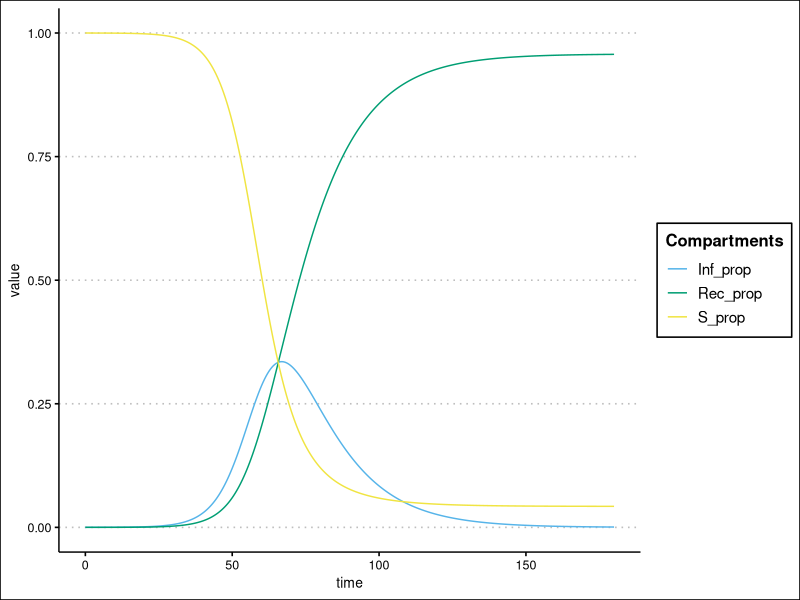
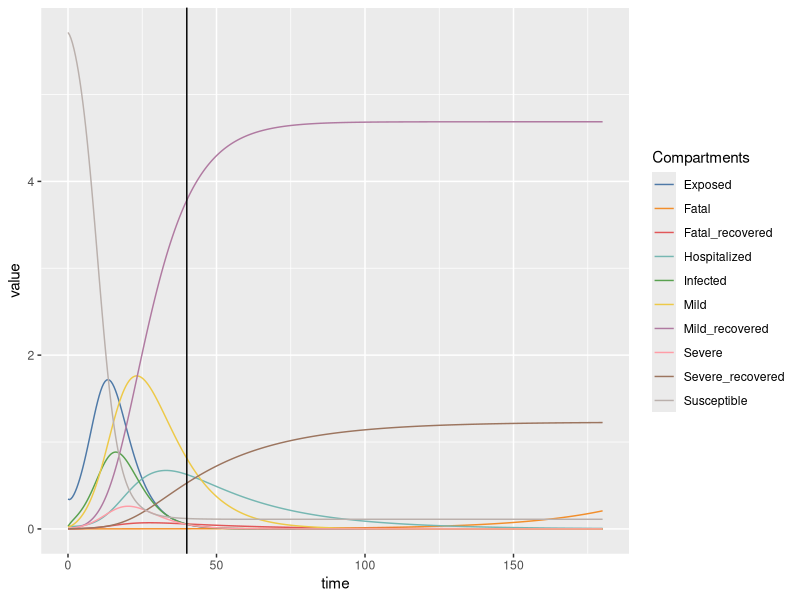

The R source for these figures, in order:
## ---- chunk 1
knitr::opts_chunk$set(echo = TRUE)
home = file.path('~/Documents/MIT/SafeKit_model/')
## ---- chunk 2
library(deSolve)
library(tidyverse)
library(ggthemes)
## ---- chunk 3
US_pop_2020 = 329410596 # US population based on census = N
Infected = 14250 # total infected based on [JHU dashboard data](https://www.arcgis.com/apps/opsdashboard/index.html#/bda7594740fd40299423467b48e9ecf6) at March 20
Recovered = 121  # total recovered based on [JHU dashboard data](https://www.arcgis.com/apps/opsdashboard/index.html#/bda7594740fd40299423467b48e9ecf6) at March 20
Susceptible = US_pop_2020 - Infected
d = 14 #estimted contagious asymptomatic
obs_time = 180
R0 = 3.3 # estimated R0
gamm = 1/d # need to check this 
bet = R0/d
## ---- chunk 4
SIR.model <- function(Suscep, Infect, Rec, Tot_pop, t, b, g){ 
  
  init <- c(S_prop = Suscep/Tot_pop,
            Inf_prop = Infect/Tot_pop,
            Rec_prop = Rec/Tot_pop )
  
  parameters <- c(bet=b,gamm=g) 
  time <- seq(0,t,by=t/(2*length(1:t))) 
  
  eqn <- function(time,state,parameters){ 
    with(as.list(c(state,parameters)),{ 
      dS <- -bet*S_prop*Inf_prop
      dI <- bet*S_prop*Inf_prop-gamm*Inf_prop 
      dR <- gamm*Inf_prop
      return(list(c(dS,
                    dI,
                    dR)
                  ))}
      ) 
  }
  
  out<-ode(y=init,times=time,eqn,parms=parameters) 
  out.df<-as.data.frame(out) 
}
## ---- chunk 5
SIR.model(Susceptible, Infected, Recovered, US_pop_2020, obs_time, bet, gamm) %>% 
  as.data.frame() %>% 
  gather(Compartments, value, -time) %>% 
  ggplot() +
  aes(x=time, y= value, color= Compartments) +
  geom_line() +
  theme_clean() + 
  scale_color_pander()
## ---- chunk 6
SEIR.model.intervention <- function(obs_time, contact_ratio, 
                                    Pop, Susc, Infe, Reco, D,
                                    R0, incubation_time, infectious_time, 
                                    mild_recovery, hospital_lag, severe_recovery, death_time, 
                                    case_to_severe, case_to_fatality, 
                                    InterventionTime, InterventionAmt, duration){
  
  time <- seq(0,obs_time,by=obs_time/(2*length(1:obs_time))) 
  
  if(obs_time > InterventionTime && obs_time < InterventionTime + duration){
    bet <- InterventionAmt*R0/infectious_time
  } else {
    if(obs_time > InterventionTime + duration){
      bet <- 0.5*R0/infectious_time
    } else{
      bet <- R0/infectious_time
    }
  }

  a      = 1/incubation_time
  gamm   = 1/infectious_time
  P_sev  = case_to_severe
  P_CFR  = case_to_fatality
  P_mild = 1- P_CFR - P_sev
  
  init <- c(Susceptible = Susc/Pop,
            Exposed = (Infe/Pop)/contact_ratio,
            Infected = Infe/Pop,
            Mild = (Infe/Pop) * P_mild,
            Severe = (Infe/Pop) * P_sev,
            Hospitalized = (Infe/Pop) * (1 - P_CFR), 
            Fatal_recovered = (Infe/Pop) * P_CFR,      #?
            Mild_recovered = (Reco/Pop) * P_mild,
            Severe_recovered = (Reco/Pop) * P_sev,
            Fatal = D/Pop
            )
  
  parameters <- c(a = a,
                  gamm = gamm,  
                  P_sev = P_sev, 
                  P_CFR = P_CFR, 
                  P_mild = P_mild
 )
  
  eqn <- function(time,state,parameters){ 
    with(as.list(c(state,parameters)),{ 
      dS <- -bet*Susceptible*Infected
      dE <- bet*Susceptible*Infected - a*Exposed
      dI <- a*Exposed - gamm*Infected 
      dMild <- P_mild*gamm*Infected - (1/mild_recovery)*Mild
      dSevere <- P_sev*gamm*Infected - (1/hospital_lag)*Severe
      dHosp <-  (1/hospital_lag)*Severe - (1/severe_recovery)*Hospitalized
      dFatal <- P_CFR*gamm*Infected  - (1/death_time)*Fatal_recovered
      dR_Mild <- (1/mild_recovery)*Mild
      dR_Severe <- (1/severe_recovery)*Hospitalized
      dDeath <- (1/death_time)*Fatal
      
      return(list(c(dS,dE, dI, dMild, dSevere, dHosp, dFatal, dR_Mild, dR_Severe, dDeath
                    )
                  ))}
      ) 
  }
  
  out<-ode(y=init,times=time,eqn,parms=parameters) 
  
  out.df<-as.data.frame(out)
  
}

## ---- chunk 7
L_death           = 32                       # length of severe cases from infection to trespass
T_inc             = 5.2       
T_inf             = 2.9 
T_recovery_mild   = (14 - T_inf)               # Time in days for "true recovered"
T_recovery_severe = (31.5 - T_inf)             # Time in days for hospitalized
T_hospital_lag    = 5                        # Time of infected to be hospitalized?
T_death           = L_death - T_inf 
CFR               = 0.02                     # Case to fatality ratio  
InterventionTime  = 100  
InterventionAmt   = 1/3
P_SEVERE          = 0.2                     # Hospitalization rate
duration          = 7*12*1e10               # ?


US_pop_2020       = 329410596               # US population based on census = N
Infected          = 25493                   # total infected based on [JHU dashboard data](https://www.arcgis.com/apps/opsdashboard/index.html#/bda7594740fd40299423467b48e9ecf6) at March 21
Recovered         = 171                     # total recovered based on [JHU dashboard data](https://www.arcgis.com/apps/opsdashboard/index.html#/bda7594740fd40299423467b48e9ecf6) at March 21
Dead              = 307                     # total recovered based on [JHU dashboard data](https://www.arcgis.com/apps/opsdashboard/index.html#/bda7594740fd40299423467b48e9ecf6) at March 21
Susceptible       = US_pop_2020 - Infected - Recovered - Dead
obs_time          = 180
R0                = 3.3                     # estimated R0

contact_ratio = 1/12    # my choice
InterventionTime = 40 
InterventionAmt = 0.2
## ---- chunk 8
SEIR.model.intervention(obs_time = obs_time, 
                        contact_ratio = contact_ratio,
                        Pop = 7e5, #US_pop_2020,
                        Susc = 4e6, #Susceptible, 
                        Infe = 2e4, #Infected, 
                        Reco = 3e3, #Recovered, 
                        D = 3e2,  #Dead,
                        R0 = R0, 
                        incubation_time = T_inc, 
                        infectious_time = T_inf, 
                        mild_recovery = T_recovery_mild, 
                        hospital_lag = T_hospital_lag, 
                        severe_recovery = T_recovery_severe, 
                        death_time = T_death, 
                        case_to_severe = P_SEVERE,
                        case_to_fatality = CFR, 
                        InterventionTime = InterventionTime, 
                        InterventionAmt = InterventionAmt, 
                        duration = duration) %>% 
  as.data.frame() %>% 
  gather(Compartments, value, -time) %>% 
  ggplot() +
  aes(x=time, y= value, color= Compartments) +
  geom_line() +
  geom_vline(xintercept = InterventionTime)+
  scale_color_tableau()
